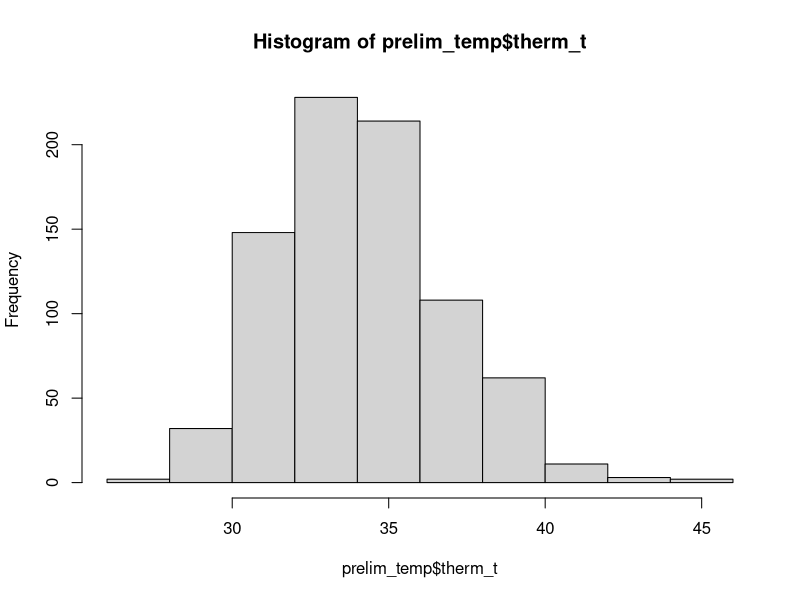
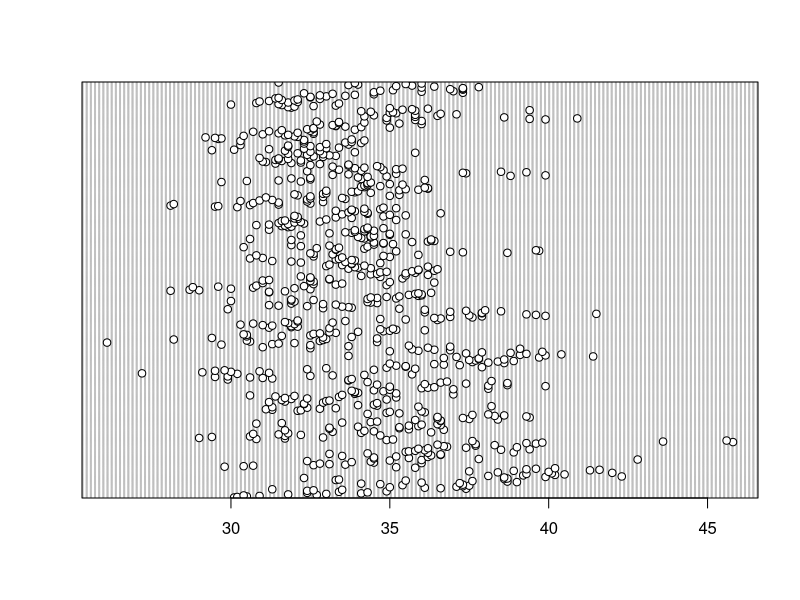
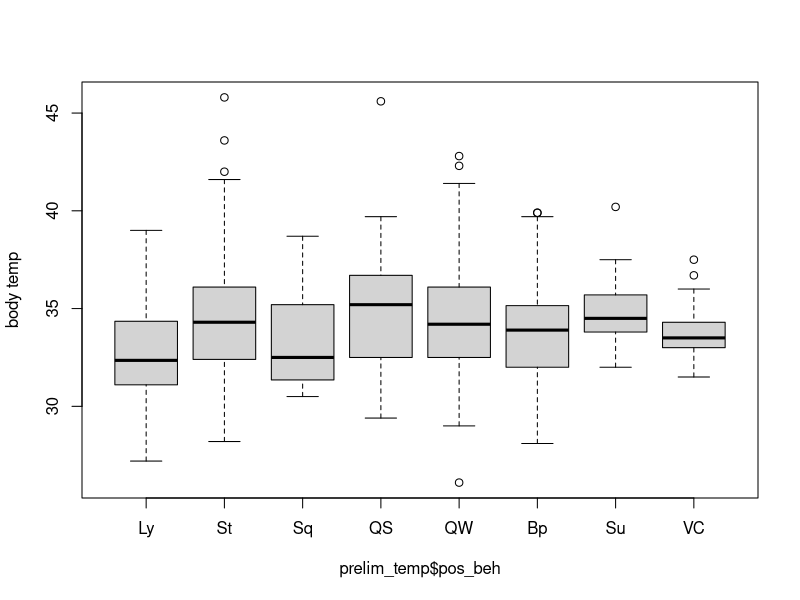
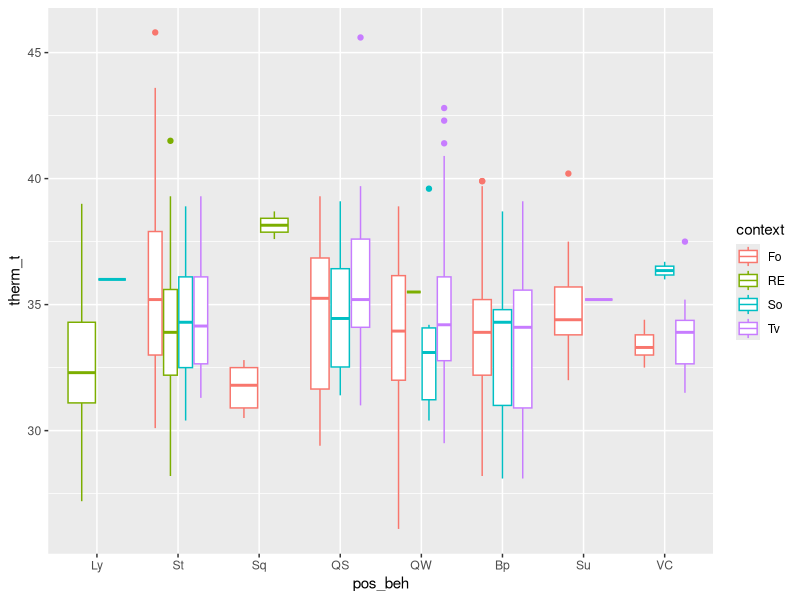
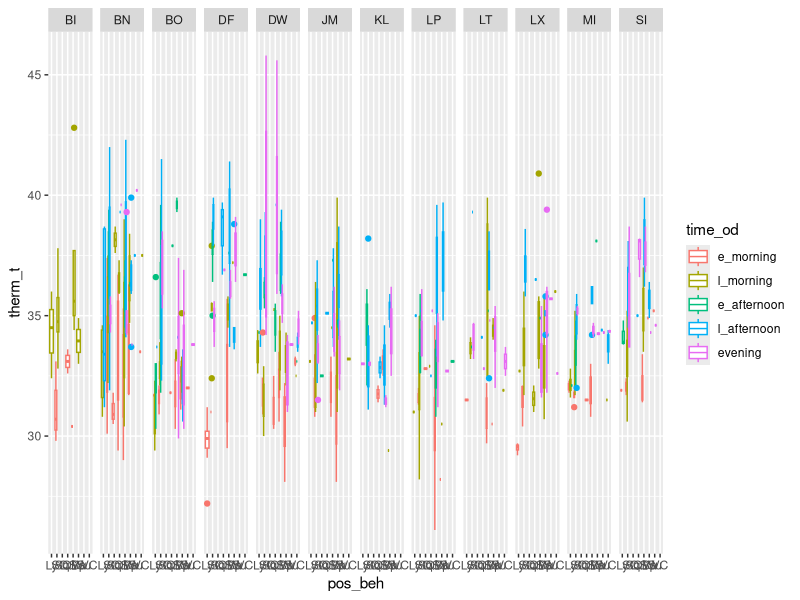
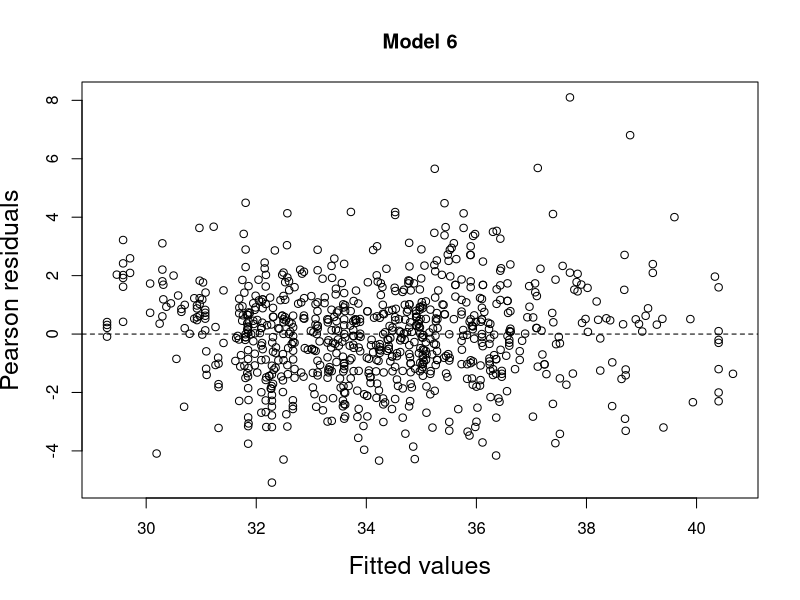
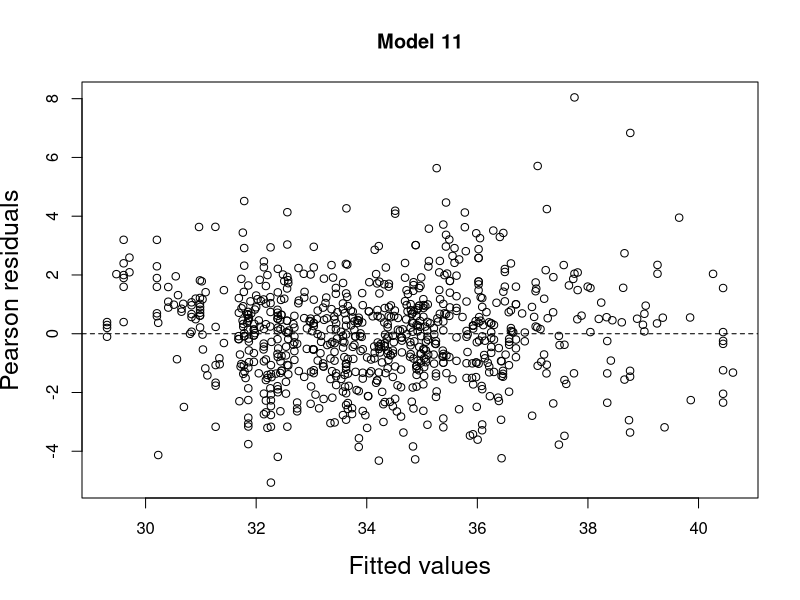
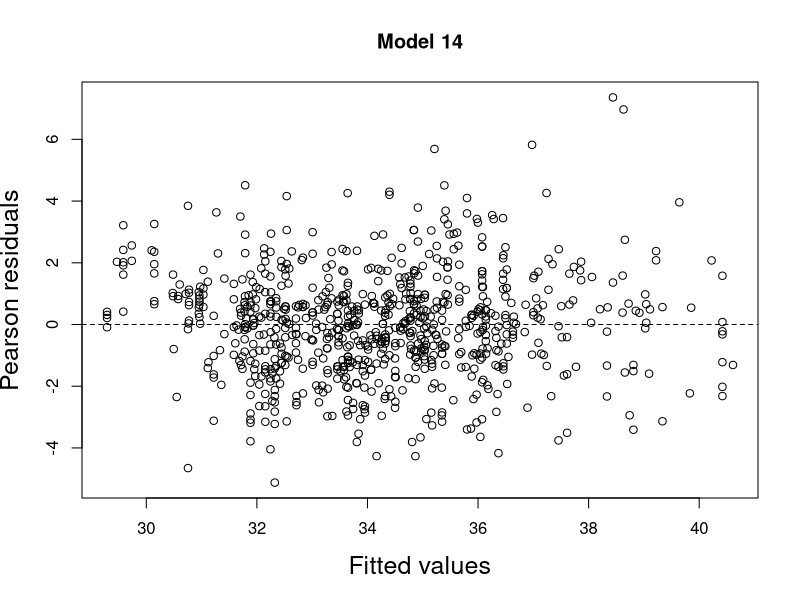

Recreate these plots in R, in order.
# load libraries
library(tidyverse) 
library(readr) 
library(lubridate)
library(magrittr)
library(ggplot2)
library(car)
library(emmeans)
library(lme4)

#read in data
prelim_tidy <- read_csv("_data/_tidy/prelim_data_tidycols.csv")
View(prelim_tidy)

bipedal_data <- read_csv("_summary/bipedal_table.csv")
View(bipedal_data)

#Omit any missing values:
summary(is.na(prelim_tidy))

prelim_temp<-na.omit(prelim_tidy)
View(prelim_temp)

#Combine positional behaviors into smaller categories
# suspensory = Cb, Br & QM
#Vertical climb and cling together
prelim_temp$pos_beh[prelim_temp$pos_beh == "Cb"] <- "Su"
prelim_temp$pos_beh[prelim_temp$pos_beh == "Br"] <- "Su"
prelim_temp$pos_beh[prelim_temp$pos_beh == "QM"] <- "Su"
prelim_temp$pos_beh[prelim_temp$pos_beh == "Vci"] <- "VC"
prelim_temp$pos_beh[prelim_temp$pos_beh == "Abp"] <- "Bp"
prelim_temp$pos_beh[prelim_temp$pos_beh == "BpS"] <- "Bp"
prelim_temp$pos_beh[prelim_temp$pos_beh == "BpW"] <- "Bp"

############
##re-order levels
prelim_temp$time_od <- factor(prelim_temp$time_od, levels = c("e_morning", "l_morning", "e_afternoon", "l_afternoon", "evening"))
prelim_temp$pos_beh <- factor(prelim_temp$pos_beh, levels = c("Ly", "St", "Sq", "QS", "QW", "Bp", "Su", "VC"))

###
hist(prelim_temp$therm_t)
dotchart(prelim_temp$therm_t)
boxplot(prelim_temp$therm_t ~ prelim_temp$pos_beh,  ylab="body temp")

# Plot response against each predictor and random effect. 
ggplot(prelim_temp, aes(pos_beh, therm_t, color=context))+
  geom_boxplot()

ggplot(prelim_temp, aes(pos_beh, therm_t, color=time_od))+
  geom_boxplot()+
  facet_grid(.~individual)

##
with(prelim_temp, table(pos_beh, hab_type))
with(prelim_temp, table(pos_beh, time_od))
with(prelim_temp, table(pos_beh, hab_type, time_od))

## choosing models
##GLMER

### full model
therm_mod <- lmer(therm_t ~ pos_beh + time_od + sun + date + hab_type + context + 
                     (1|individual) + pos_beh*hab_type + pos_beh*sun + time_od*sun,
                     data = prelim_temp)

##minus pos_beh/sun interaction
therm_mod2 <- lmer(therm_t ~ pos_beh + time_od + sun + date + hab_type + context + 
                    (1|individual) + pos_beh*hab_type + time_od*sun,
                  data = prelim_temp)

##plus pos_beh*sun, minus pos_beh*hab_type
therm_mod3 <- lmer(therm_t ~ pos_beh + time_od + sun + date + hab_type + context + 
                     (1|individual) + pos_beh*sun + time_od*sun,
                   data = prelim_temp)

##minus interactions with pos_beh
therm_mod4 <- lmer(therm_t ~ pos_beh + time_od + sun + date + hab_type + context + 
                    (1|individual) + time_od*sun,
                  data = prelim_temp)

##minus time_od interaction
therm_mod5 <- lmer(therm_t ~ pos_beh + time_od + sun + date + hab_type + context + 
                     (1|individual) + pos_beh*sun,
                   data = prelim_temp)

##minus all interactions
therm_mod6 <- lmer(therm_t ~ pos_beh + time_od + sun + date + hab_type + context + 
                     (1|individual),
                   data = prelim_temp)

####compare interaction models
AIC(therm_mod3, therm_mod4, therm_mod5, therm_mod6) ###lowest AIC is with no interaction (3226.904; DF: 23)
                                               ###second lowest is time_od*sun (3255.461, DF: 27)
                                               ###continue forward with time_od*sun & no interactions
###############################################################
##time_od*sun models
## minus context 
therm_mod7 <- lmer(therm_t ~ pos_beh + time_od + sun + date + hab_type + 
                     (1|individual) + time_od*sun,
                   data = prelim_temp)

##minus hab_type
therm_mod8 <- lmer(therm_t ~ pos_beh + time_od + sun + date + context + 
                     (1|individual) + time_od*sun,
                   data = prelim_temp)

##minus date
therm_mod9 <- lmer(therm_t ~ pos_beh + time_od + sun + hab_type + context + 
                     (1|individual) + time_od*sun,
                   data = prelim_temp)

##minus hab_type & context
therm_mod10 <- lmer(therm_t ~ pos_beh + time_od + sun + date + 
                     (1|individual) + time_od*sun,
                   data = prelim_temp)
###Compare models
AIC(therm_mod7, therm_mod8, therm_mod9, therm_mod10) ##model 7 and 10 are lowest (3247.068 & 3248.205, resp.)
                                      ##model 8 isn't far off, though, (3255. 603) 
                                 ##and it may be important to include context

###############################################################################
###no interactions
## minus context 
therm_mod11 <- lmer(therm_t ~ pos_beh + time_od + sun + date + hab_type + 
                     (1|individual), data = prelim_temp)

##minus hab_type
therm_mod12 <- lmer(therm_t ~ pos_beh + time_od + sun + date + context + 
                     (1|individual), data = prelim_temp)

##minus date
therm_mod13 <- lmer(therm_t ~ pos_beh + time_od + sun + hab_type + context + 
                     (1|individual), data = prelim_temp)

##minus hab_type & context
therm_mod14 <- lmer(therm_t ~ pos_beh + time_od + sun + date + 
                      (1|individual), data = prelim_temp)

###Compare models
AIC(therm_mod11, therm_mod12, therm_mod13, therm_mod14) ##models 11 and 14 are lowest (3218.163 & 3218.819, resp.)

###compare between types of models
AIC(therm_mod4, therm_mod6, therm_mod7, therm_mod10, therm_mod8, therm_mod11, therm_mod14)
        ##best models (11, 14, 6) exclude context and exclude interactions
        ##run a few more tests and include one with the interaction still (model 7)

### more comparison #########
anova(therm_mod6, therm_mod7) ##not nested, so can't run
anova(therm_mod6, therm_mod11) ##no signif
anova(therm_mod6, therm_mod14) ##no signif
anova(therm_mod11, therm_mod14) ##significance, so model 11 better than 14
                          #####think I'll choose model 11 since it includes habitat type
                        ##### and it's AIC value is best (3218.163 vs. 3226.904 (model 6) & 3218.819 (model 14))

#####################################################################
#extract residuals 
###model 6
E1 <- resid(therm_mod6, type = "pearson")

#plot fitted vs residuals
F1 <- fitted(therm_mod6, type = "response")

plot(x = F1, 
     y = E1, 
     xlab = "Fitted values",
     ylab = "Pearson residuals", 
     main = "Model 6",
     cex.lab = 1.5)
abline(h = 0, lty = 2)

### model 11 ###########
E2 <- resid(therm_mod11, type = "pearson")

#plot fitted vs residuals
F2 <- fitted(therm_mod11, type = "response")

plot(x = F2, 
     y = E2, 
     xlab = "Fitted values",
     ylab = "Pearson residuals", 
     main = "Model 11",
     cex.lab = 1.5)
abline(h = 0, lty = 2)

### model 14 ###########
E3 <- resid(therm_mod14, type = "pearson")

#plot fitted vs residuals
F3 <- fitted(therm_mod14, type = "response")

plot(x = F3, 
     y = E3, 
     xlab = "Fitted values",
     ylab = "Pearson residuals", 
     main = "Model 14",
     cex.lab = 1.5)
abline(h = 0, lty = 2)

### model 7 ###########
E4 <- resid(therm_mod7, type = "pearson")

#plot fitted vs residuals
F4 <- fitted(therm_mod7, type = "response")

plot(x = F4, 
     y = E4, 
     xlab = "Fitted values",
     ylab = "Pearson residuals", 
     main = "Model 7",
     cex.lab = 1.5)
abline(h = 0, lty = 2)

### residual plots all seem relatively normal; cloud around horizontal axis, indicating a good fit
###################################################################
##Model 11 - includes pos_beh, time_od, sun, date, hab_type and (1|individual) 
E2 <- resid(therm_mod11, type = "pearson")

#plot fitted vs residuals
F2 <- fitted(therm_mod11, type = "response")

plot(x = F2, 
     y = E2, 
     xlab = "Fitted values",
     ylab = "Pearson residuals", 
     main = "Model 11",
     cex.lab = 1.5)
abline(h = 0, lty = 2)

boxplot(E2 ~ pos_beh, data=prelim_temp) 
boxplot(E2 ~ time_od, data=prelim_temp)
plot(x=prelim_temp$sun, y=E2)
boxplot(E2 ~ hab_type, data=prelim_temp)
plot(x=prelim_temp$date, y=E2)

model.matrix(therm_mod11)

##summary
summary(therm_mod11) 

##confidence intervals 
confint(therm_mod11) ##maybe I don't need habitat in there because none of the levels are significant

##model 14
summary(therm_mod14)
confint(therm_mod14)
